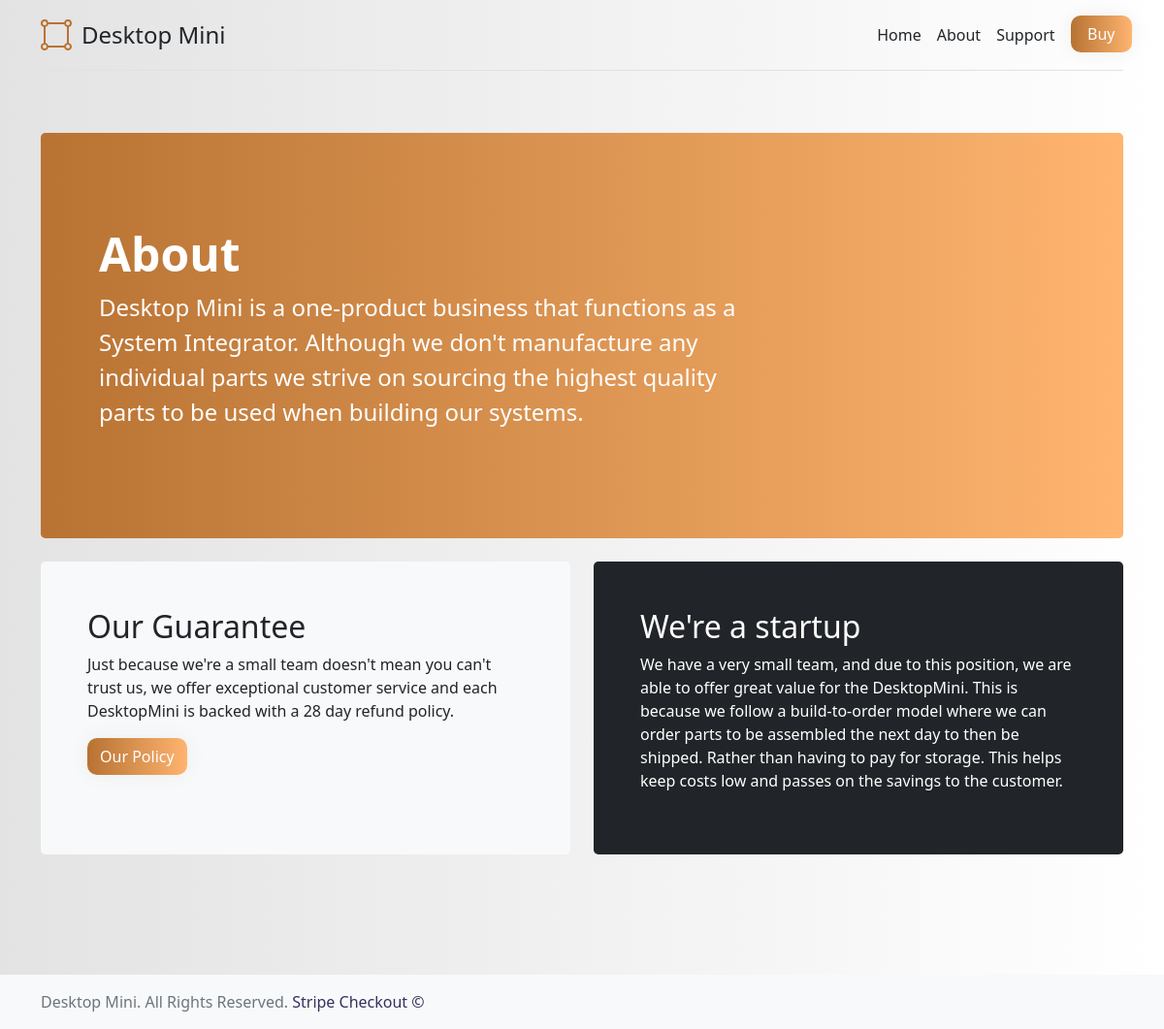
The page /about/ on the database its author committed.
### shop/models.py (models this page shows, shortened)
class About(models.Model):
    card_main_title = models.CharField(max_length=120, blank=False)
    card_main_content = models.TextField(max_length=500, blank=True)
    card_left_title = models.CharField(max_length=120, blank=False)
    card_left_content = models.TextField(max_length=500, blank=True)
    card_right_title = models.CharField(max_length=120, blank=False)
    card_right_content = models.TextField(max_length=500, blank=True)
    class Meta:
        verbose_name = "About Panel"

### shop/views.py (the view)
# urls.py: path('about/', about_view, name='about'),
def about_view(request, *args, **kwargs):
    queryset = About.objects.all()
    return render(request, "about.html", {"about": queryset})

### templates/about.html
{% extends "base.html" %}
{% load static %}
{% block content %}
<div class="container py-4">
{% for about in about %}
    <div class="p-5 mb-4  text-white bg-light rounded-3" style="background-image: linear-gradient(to right, #b87333 0%, #ffb570  100%)">
      <div class="container-fluid py-5">
        <h1 class="display-5 fw-bold">{{about.card_main_title}}</h1>
        <p class="col-md-8 fs-4">{{about.card_main_content}}</p>
      </div>
    </div>
    <div class="row align-items-md-stretch" style="padding-bottom: 100px;">
      <div class="col-md-6">
        <div class="h-100 p-5 bg-light rounded-3">
          <h2>{{about.card_right_title}}</h2>
          <p>{{about.card_right_content}}</p>
          <button class="btn btn-grad" type="button">Our Policy</button>
        </div>
      </div>
      <div class="col-md-6">
        <div class="h-100 p-5 text-white bg-dark rounded-3">
          <h2>{{about.card_left_title}}</h2>
          <p>{{about.card_left_content}}</p>
        </div>
      </div>
    </div>
</div>
{% endfor %}
{% endblock content %}

### static/css/global.css (style rules this page uses)
body { background: linear-gradient(to right, #e3e3e3 0%, #ffffff 100%);; }
.btn-grad { background-image: linear-gradient(to right, #b87333 0%, #ffb570 51%, #b87333 100%) }
.btn-grad { text-align: center; transition: 0.5s; background-size: 200% auto; color: white; box-shadow: 0 0 20px #eee; border-radius: 10px; display: block; }
* { box-sizing: border-box; }
.container { position: relative; }
.row:after { content: ""; display: table; clear: both; }

### rows shown on the page
About: card_main_title "About", card_main_content "Desktop Mini is a one-product business that functions as a System Integrator. Although we don't manufacture any individual parts we strive on sourcing the highest quality parts to be used when building our systems.", card_right_title "Our Guarantee", card_right_content "Just because we're a small team doesn't mean you can't trust us, we offer exceptional customer service and each DesktopMini is backed with a 28 day refund policy.", card_left_title "We're a startup", card_left_content "We have a very small team, and due to this position, we are able to offer great value for the DesktopMini. This is because we follow a build-to-order model where we can order parts to be assembled the next day to then be shipped. Rather than having to pay for storage. This helps keep costs low and passes on the savings to the customer."
